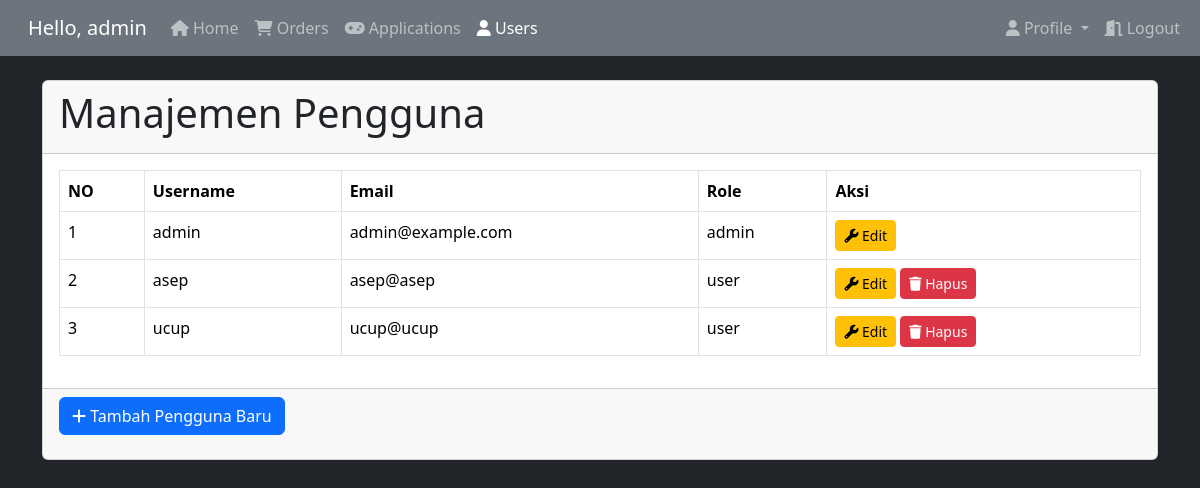
The page /admin/users.php (signed in) on the database its author committed.
### tables this page shows
CREATE TABLE `user` (
  `id` int NOT NULL,
  `username` varchar(255) NOT NULL,
  `password` varchar(255) NOT NULL,
  `email` varchar(100) NOT NULL,
  `role` varchar(10) DEFAULT NULL,
  `created_at` timestamp NULL DEFAULT CURRENT_TIMESTAMP,
  `updated_at` timestamp NULL DEFAULT CURRENT_TIMESTAMP ON UPDATE CURRENT_TIMESTAMP
);

### app/controller/UserController.php (called while the page is built, shortened)
<?php
class UserController
{
    private $conn;
    public function __construct($conn)
    {
        $this->conn = $conn;
    }
    public function getAllUsers()
    {
        $sql = "SELECT * FROM user";
        $result = $this->conn->query($sql);
        $users = [];
        if ($result->num_rows > 0) {
            while ($row = $result->fetch_assoc()) {
                $users[] = $row;
            }
        }
        return $users;
    }
}

### admin/users.php (the view, shortened to what this page needs)
<?php
require '../app/controller/UserController.php';
require '../layout/admin/header.php';
$controller = new UserController($conn);
$users = $controller->getAllUsers();
?>
<div class="container mt-4">
    <div class="card">
        <div class="card-header">
            <h1>Manajemen Pengguna</h1>
        </div>
        <div class="card-body">
            <table class="table table-bordered">
                <thead>
                    <tr>
                        <th>NO</th>
                        <th>Username</th>
                        <th>Email</th>
                        <th>Role</th>
                        <th>Aksi</th>
                    </tr>
                </thead>
                <tbody>
                    <?php $counter = 1; ?>
                    <?php foreach ($users as $user): ?>
                        <tr>
                            <td><?php echo $counter; ?></td>
                            <td><?php echo $user['username']; ?></td>
                            <td><?php echo $user['email']; ?></td>
                            <td><?php echo $user['role']; ?></td>
                            <td>
                                <?php if ($user['role'] === 'admin'): ?>
                                    <a href="edit_user.php?id=<?php echo $user['id']; ?>" class="btn btn-warning btn-sm"><i
                                            class="fa fa-wrench"></i> Edit</a>
                                <?php else: ?>
                                    <a href="edit_user.php?id=<?php echo $user['id']; ?>" class="btn btn-warning btn-sm"><i
                                            class="fa fa-wrench"></i> Edit</a>
                                    <a href="delete_user.php?id=<?php echo $user['id']; ?>" class="btn btn-danger btn-sm"
                                        onclick="return confirm('Apakah anda yakin ingin menghapus kategori ini?')"><i
                                            class="fa fa-trash"></i> Hapus</a>
                                <?php endif; ?>
                            </td>
                        </tr>
                        <?php $counter++; ?>
                    <?php endforeach; ?>
                </tbody>
            </table>
        </div>
        <div class="card-footer">
            <a href="create_user.php" class="btn btn-primary mb-3"><i class="fa fa-plus"></i> Tambah Pengguna
                Baru</a>
        </div>
    </div>
</div>
<?php
require '../layout/admin/footer.php';
?>

### rows shown on the page
user: username "admin", email "admin@example.com", role "admin"
user: username "asep", email "asep@asep", role "user"
user: username "ucup", email "ucup@ucup", role "user"

### other values the page prints
$_SESSION['username'] "admin"
